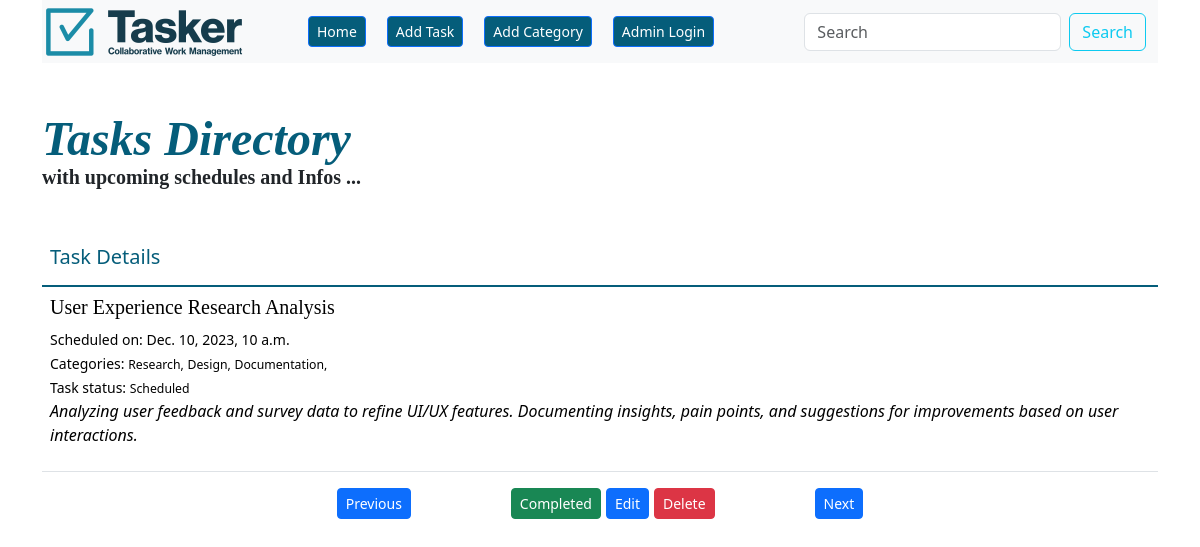
The page /tasks/show_task/5/ on the database its author committed.
### tasks_app/models.py (models this page shows, shortened)
class Tasks_Model(models.Model):
    title = models.CharField(max_length=200)
    description = models.TextField()
    completed = models.BooleanField(default=False)
    assign_date = models.DateTimeField(unique=True)
    category = models.ManyToManyField(Categories_Model, null=False)

### categories_app/models.py (models this page shows, shortened)
class Categories_Model(models.Model):
    name = models.CharField(max_length=50, unique=True)

### tasks_app/views.py (the view)
# urls.py: path('tasks/show_task/<int:task_id>/', show_task, name='show_task'),
def show_task(request, task_id):
    task_from_db = Tasks_Model.objects.get(pk=task_id)
    context = {'task': task_from_db}
    return render(request, 'tasks_app/show_task.html', context)

### tasks_app/templates/tasks_app/show_task.html
{% extends 'base.html' %}
{% load crispy_forms_filters %}
{% load crispy_forms_tags %}
{% block page_independent_content %}
	<p style='margin: 0cm;font-size:11.0pt;font-family:"Calibri",sans-serif;line-height:normal;'><strong><span style='font-size: 48px; font-family: "Times New Roman", serif; color: #055D7A;'><em>Tasks Directory</em></span></strong></p>
	<p style='margin: 0cm;font-size:11.0pt;font-family:"Calibri",sans-serif;line-height:normal;'><strong><span style='font-size: 20px; font-family: "Times New Roman", serif;'>with upcoming schedules and Infos ...</span></strong></p>
	<br><br>
	<table class="table table-hover table-responsive">
		<thead>
		<tr>
			<th scope="col"><h5 style="color: #055D7A">Task Details</h5></th>
		</tr>
		</thead>
		<tbody class="table-group-divider" style="color: #055D7A">
		<tr>
			<td>
				{% if task.completed %}
					<h5 style="font-family: 'Times New Roman', sans-serif; opacity: 30%">{{ task.title }}</h5>
					<small style="opacity: 30%">Scheduled on: {{ task.assign_date }}</small><br>
					<small style="opacity: 30%">Categories:
						{% for i in task.category.all %}
							<small>{{ i.name }},</small>
						{% endfor %}
					</small>
					<br>
					<small style="opacity: 30%">Task status:
						{% if task.completed %}
							<small>Done</small>
						{% else %}
							<small>Scheduled</small>
						{% endif %}
					</small>
					<p style="font-style: italic; opacity: 30%">{{ task.description }}</p>
				{% else %}
					<h5 style="font-family: 'Times New Roman', sans-serif">{{ task.title }}</h5>
					<small>Scheduled on: {{ task.assign_date }}</small><br>
					<small>Categories:
						{% for i in task.category.all %}
							<small>{{ i.name }},</small>
						{% endfor %}
					</small><br>
					<small>Task status:
						{% if task.completed %}
							<small>Done</small>
						{% else %}
							<small>Scheduled</small>
						{% endif %}
					</small>
					<p style="font-style: italic">{{ task.description }}</p>
				{% endif %}
			</td>
		</tr>
		</tbody>
	</table>
	<div class="d-flex justify-content-center align-item-center">
		{% if not task.completed %}
			<a href="{% url 'show_task' task.id %}"><button type="button" class="btn btn-primary btn-sm" style="margin-right: 100px">Previous</button></a>
			<a href="{% url 'complete_task' task.id %}"><button type="button" class="btn btn-success btn-sm">Completed</button></a>
			<a href="{% url 'edit_task' task.id %}"><button type="button" class="btn btn-primary btn-sm" style="margin-right: 5px; margin-left: 5px">Edit</button></a>
			<a href="{% url 'delete_task' task.id %}"><button type="button" class="btn btn-danger btn-sm" style="margin: auto">Delete</button></a>
			<a href="{% url 'show_task' task.id %}"><button type="button" class="btn btn-primary btn-sm" style="margin-left: 100px">Next</button></a>
		{% else %}
			<a href="{% url 'delete_task' task.id %}"><button type="button" class="btn btn-danger btn-sm">Delete</button></a>
		{% endif %}
	</div>
{% endblock %}

### rows shown on the page
Tasks_Model: title "User Experience Research Analysis", assign_date "Dec. 10, 2023, 10 a.m.", description "Analyzing user feedback and survey data to refine UI/UX features. Documenting insights, pain points, and suggestions for improvements based on user interactions."
Categories_Model: name "Research"
Categories_Model: name "Design"
Categories_Model: name "Documentation"
